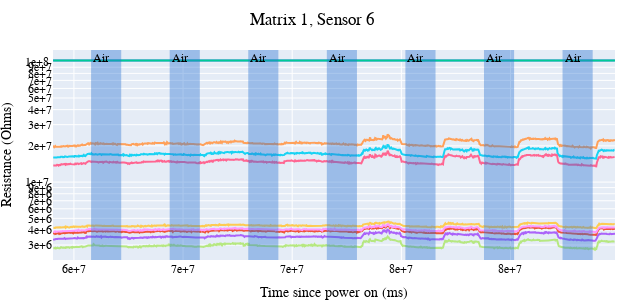

Notebook source saved alongside this figure:
### Code cell
plot_sensor_it(1, 6,
               sensor_data, labels,
               classes, colors,
               save_pdf=False,
               include_labels=True,
               skip=2400,
               end_skip=1)

### Figure 1 — Plotly figure (JSON) as saved in the notebook; plotly's stock layout.template omitted (floating-point values rounded to 4 significant figures; data arrays with more than 128 entries replaced by an {"elided": "..."} marker saying what was removed)
{"data": [{"mode": "lines", "name": "H.S. 0", "showlegend": false, "type": "scatter", "x": {"elided": "1046 int values"}, "y": {"elided": "1046 int values"}}, {"mode": "lines", "name": "H.S. 1", "showlegend": false, "type": "scatter", "x": {"elided": "1046 int values"}, "y": {"elided": "1046 float values"}}, {"mode": "lines", "name": "H.S. 2", "showlegend": false, "type": "scatter", "x": {"elided": "1046 int values"}, "y": {"elided": "1046 int values"}}, {"mode": "lines", "name": "H.S. 3", "showlegend": false, "type": "scatter", "x": {"elided": "1046 int values"}, "y": {"elided": "1046 float values"}}, {"mode": "lines", "name": "H.S. 4", "showlegend": false, "type": "scatter", "x": {"elided": "1046 int values"}, "y": {"elided": "1046 int values"}}, {"mode": "lines", "name": "H.S. 5", "showlegend": false, "type": "scatter", "x": {"elided": "1045 int values"}, "y": {"elided": "1045 int values"}}, {"mode": "lines", "name": "H.S. 6", "showlegend": false, "type": "scatter", "x": {"elided": "1045 int values"}, "y": {"elided": "1045 int values"}}, {"mode": "lines", "name": "H.S. 7", "showlegend": false, "type": "scatter", "x": {"elided": "1045 int values"}, "y": {"elided": "1045 float values"}}, {"mode": "lines", "name": "H.S. 8", "showlegend": false, "type": "scatter", "x": {"elided": "1045 int values"}, "y": {"elided": "1045 float values"}}, {"mode": "lines", "name": "H.S. 9", "showlegend": false, "type": "scatter", "x": {"elided": "1045 int values"}, "y": {"elided": "1045 float values"}}], "layout": {"annotations": [{"showarrow": false, "text": "Air", "x": 60787605, "xanchor": "left", "xref": "x", "y": 1, "yanchor": "top", "yref": "y domain"}, {"showarrow": false, "text": "Air", "x": 64387246, "xanchor": "left", "xref": "x", "y": 1, "yanchor": "top", "yref": "y domain"}, {"showarrow": false, "text": "Air", "x": 67986850, "xanchor": "left", "xref": "x", "y": 1, "yanchor": "top", "yref": "y domain"}, {"showarrow": false, "text": "Air", "x": 71586235, "xanchor": "left", "xref": "x", "y": 1, "yanchor": "top", "yref": "y domain"}, {"showarrow": false, "text": "Air", "x": 75185662, "xanchor": "left", "xref": "x", "y": 1, "yanchor": "top", "yref": "y domain"}, {"showarrow": false, "text": "Air", "x": 78785371, "xanchor": "left", "xref": "x", "y": 1, "yanchor": "top", "yref": "y domain"}, {"showarrow": false, "text": "Air", "x": 82384702, "xanchor": "left", "xref": "x", "y": 1, "yanchor": "top", "yref": "y domain"}], "font": {"color": "black", "family": "Times New Roman"}, "height": 300, "margin": {"b": 0, "l": 0, "r": 10, "t": 50}, "shapes": [{"fillcolor": "#2c73d2", "line": {"width": 0}, "opacity": 0.4, "type": "rect", "x0": 60787605, "x1": 62167411, "xref": "x", "y0": 0, "y1": 1, "yref": "y domain"}, {"fillcolor": "#2c73d2", "line": {"width": 0}, "opacity": 0.4, "type": "rect", "x0": 64387246, "x1": 65766891, "xref": "x", "y0": 0, "y1": 1, "yref": "y domain"}, {"fillcolor": "#2c73d2", "line": {"width": 0}, "opacity": 0.4, "type": "rect", "x0": 67986850, "x1": 69366422, "xref": "x", "y0": 0, "y1": 1, "yref": "y domain"}, {"fillcolor": "#2c73d2", "line": {"width": 0}, "opacity": 0.4, "type": "rect", "x0": 71586235, "x1": 72965939, "xref": "x", "y0": 0, "y1": 1, "yref": "y domain"}, {"fillcolor": "#2c73d2", "line": {"width": 0}, "opacity": 0.4, "type": "rect", "x0": 75185662, "x1": 76566023, "xref": "x", "y0": 0, "y1": 1, "yref": "y domain"}, {"fillcolor": "#2c73d2", "line": {"width": 0}, "opacity": 0.4, "type": "rect", "x0": 78785371, "x1": 80165406, "xref": "x", "y0": 0, "y1": 1, "yref": "y domain"}, {"fillcolor": "#2c73d2", "line": {"width": 0}, "opacity": 0.4, "type": "rect", "x0": 82384702, "x1": 83764653, "xref": "x", "y0": 0, "y1": 1, "yref": "y domain"}], "title": {"font": {"family": "Times New Roman"}, "pad": {"b": 0, "l": 0, "r": 0, "t": 0}, "text": "Matrix 1, Sensor 6", "x": 0.5}, "width": 625, "xaxis": {"tickformat": ".0e", "title": {"text": "Time since power on (ms)"}}, "yaxis": {"tickformat": ".0e", "title": {"text": "Resistance (Ohms)"}, "type": "log"}}}
